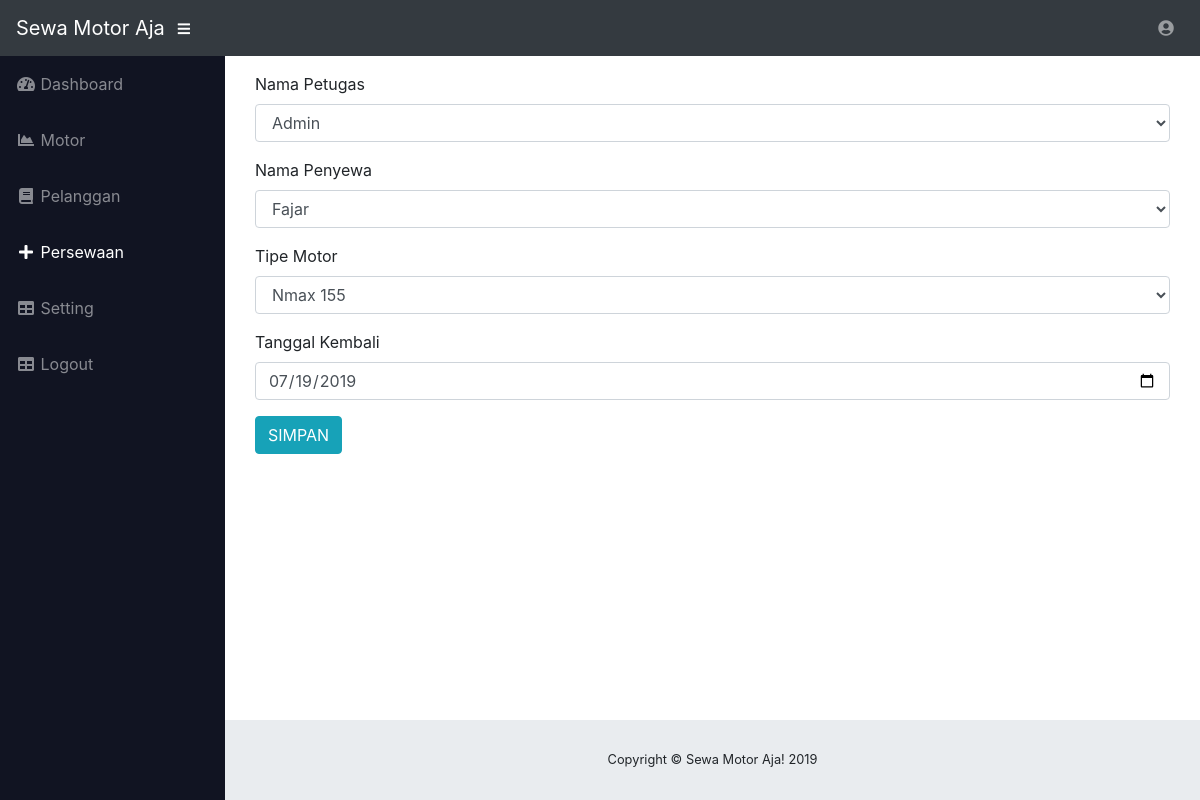
Screenshot of /login/edit_sewa/2 with the database file from the repository.
### tables this page shows
CREATE TABLE `persewaan` (
  `id_persewaan` int(11) NOT NULL,
  `id_admin` int(11) NOT NULL,
  `id_pelanggan` int(11) NOT NULL,
  `id_motor` int(11) NOT NULL,
  `tanggal_sewa` date NOT NULL,
  `tanggal_kembali` date NOT NULL,
  `lama_sewa` int(11) NOT NULL,
  `total_bayar` int(11) NOT NULL
);

CREATE TABLE `pelanggan` (
  `id_pelanggan` int(11) NOT NULL,
  `nama` varchar(50) NOT NULL,
  `no_hp` varchar(5) NOT NULL,
  `alamat` text NOT NULL,
  `email` varchar(50) NOT NULL,
  `foto` varchar(100) NOT NULL
);

CREATE TABLE `motor` (
  `id_motor` int(11) NOT NULL,
  `merk` varchar(50) NOT NULL,
  `tipe` varchar(50) NOT NULL,
  `bbm` varchar(50) NOT NULL,
  `harga` int(11) NOT NULL,
  `foto` varchar(100) NOT NULL
);

### application/controllers/Login.php (called while the page is built, shortened)
<?php
 class Login extends CI_Controller
 {
 	public function __construct()
 	{
 		$this->load->model('Modelku');
 		$this->load->helper('url');
 		$this->load->database();
 	}
 	public function edit_sewa($id)
 	{
 		$data['sewa'] = $this->Modelku->get_sewa($id);
 		$data['admin'] = $this->Modelku->ambil_admin();
 		$data['motor'] = $this->Modelku->Ambil_Motor();
 		$data['pelanggan'] = $this->Modelku->ambil_pelanggan();
 		$this->load->view('template/header');
		$this->load->view('template/menu4');
		$this->load->view('admin/edit_sewa',$data);
		$this->load->view('template/footer');
 	}
 }

### index.php (called while the page is built, shortened)
<?php
require_once BASEPATH.'core/CodeIgniter.php';

### application/models/Modelku.php (called while the page is built, shortened)
<?php
class Modelku extends CI_Model
{
	public function ambil_admin()
	{
		return $this->db->get('admin')->result_array();
	}
	public function get_sewa($id)
	{
		$this->db->select("*");
		$this->db->from("persewaan");
		$this->db->join('admin','admin.id_admin=persewaan.id_admin');
		$this->db->join('pelanggan','pelanggan.id_pelanggan=persewaan.id_pelanggan');
		$this->db->join('motor','motor.id_motor=persewaan.id_motor');
		$this->db->where('id_persewaan',$id);
		return $this->db->get()->row_array();
	}
}

### application/views/admin/edit_sewa.php (the view, shortened to what this page needs)
<div class="container">
	<?php echo form_open_multipart('Login/do_editp') ?>
		<div class="form-group">
			<label>Nama Petugas</label>
			<select name="admin" class="form-control">
				<?php foreach ($admin as $admins): ?>
					<option value="<?php echo $admins['id_admin'] ?>"><?php echo $admins['namaa'] ?></option>
				<?php endforeach ?>
			</select>
		</div>
		<div class="form-group">
			<label>Nama Penyewa</label>
			<select name="pelanggan" class="form-control">
				<option value="<?php echo $sewa['id_pelanggan'] ?>"><?php echo $sewa['nama'] ?></option>
			</select>
		</div>
		<div class="form-group">
			<label>Tipe Motor</label>
			<select name="motor" class="form-control">
				<option value="<?php echo $sewa['id_motor'] ?>"><?php echo $sewa['tipe'] ?></option>
			</select>
		</div>
		<div class="form-group">
			<label>Tanggal Kembali</label>
			<input type="date" name="tanggal" class="form-control" value="<?php echo $sewa['tanggal_kembali'] ?>">
		</div>
		<input type="submit" name="simpan" value="SIMPAN" class="btn btn-info">
</div>

### rows the page displays
persewaan: pelanggan "Fajar", motor "Nmax 155", tanggal "07/19/2019"

### other values shown
form field admin "Admin"
